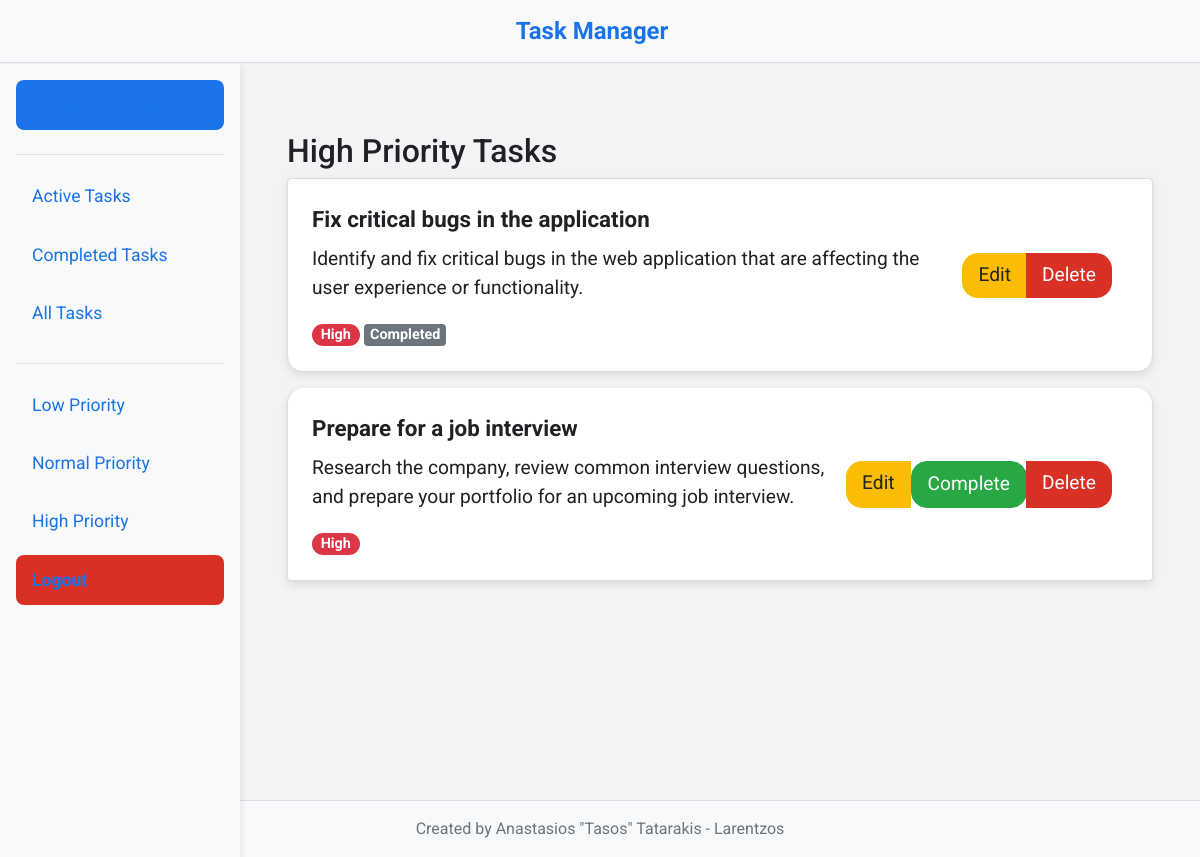
Screenshot of /tasks/priority/High (signed in) with the database file from the repository.
### models/task.py (models this page shows, shortened)
class Task(db.Model):
    id = db.Column(db.Integer, primary_key=True)
    title = db.Column(db.String(100), nullable=False)
    description = db.Column(db.Text, nullable=False)
    priority = db.Column(db.String(10), nullable=False)
    user_id = db.Column(db.Integer, db.ForeignKey('user.id'), nullable=False)
    completed = db.Column(db.Boolean, default=False, nullable=False)
    owner = db.relationship('User', backref=db.backref('tasks', lazy=True))

### routes/task_routes.py (the view)
@task_routes.route('/tasks/priority/<priority>')
@login_required
def priority_tasks(priority):
    tasks = Task.query.filter_by(user_id=current_user.id, priority=priority).all()
    return render_template('tasks.html', tasks=tasks, title=f"{priority.capitalize()} Priority Tasks")

### app.py (called while the page is built)
@login_manager.user_loader
def load_user(user_id):
    return User.query.get(int(user_id))

### templates/tasks.html
{% extends "base.html" %} {% block content %}
<div class="container-fluid">
  <h2 class="mt-4">{{ title }}</h2>
  {% if title == "All Tasks" %}
  <h3 class="mt-4">Active Tasks</h3>
  <div class="list-group mb-4">
    {% for task in active_tasks %}
    <div
      class="list-group-item d-flex justify-content-between align-items-center"
    >
      <div>
        <strong>{{ task.title }}</strong>
        <p>{{ task.description }}</p>
        <small
          class="badge badge-pill {% if task.priority == 'Low' %}badge-success {% elif task.priority == 'Normal' %}badge-warning {% else %}badge-danger{% endif %}"
        >
          {{ task.priority }}
        </small>
      </div>
      <div class="btn-group" role="group">
        <a
          href="{{ url_for('task.update_task', task_id=task.id) }}"
          class="btn btn-warning"
          >Edit</a
        >
        <form
          method="POST"
          action="{{ url_for('task.complete_task', task_id=task.id) }}"
        >
          <button type="submit" class="btn btn-success">Complete</button>
        </form>
        <a
          href="{{ url_for('task.delete_task', task_id=task.id) }}"
          class="btn btn-danger"
          >Delete</a
        >
      </div>
    </div>
    {% endfor %}
  </div>
  <h3 class="mt-4">Completed Tasks</h3>
  <div class="list-group">
    {% for task in completed_tasks %}
    <div
      class="list-group-item d-flex justify-content-between align-items-center"
    >
      <div>
        <strong>{{ task.title }}</strong>
        <p>{{ task.description }}</p>
        <small
          class="badge badge-pill {% if task.priority == 'Low' %}badge-success {% elif task.priority == 'Normal' %}badge-warning {% else %}badge-danger{% endif %}"
        >
          {{ task.priority }}
        </small>
        <span class="badge badge-secondary">Completed</span>
      </div>
      <div class="btn-group" role="group">
        <a
          href="{{ url_for('task.update_task', task_id=task.id) }}"
          class="btn btn-warning"
          >Edit</a
        >
        <a
          href="{{ url_for('task.delete_task', task_id=task.id) }}"
          class="btn btn-danger"
          >Delete</a
        >
      </div>
    </div>
    {% endfor %}
  </div>
  {% else %}
  <div class="list-group">
    {% for task in tasks %}
    <div
      class="list-group-item d-flex justify-content-between align-items-center"
    >
      <div>
        <strong>{{ task.title }}</strong>
        <p>{{ task.description }}</p>
        <small
          class="badge badge-pill {% if task.priority == 'Low' %}badge-success {% elif task.priority == 'Normal' %}badge-warning {% else %}badge-danger{% endif %}"
        >
          {{ task.priority }}
        </small>
        {% if task.completed %}
        <span class="badge badge-secondary">Completed</span>
        {% endif %}
      </div>
      <div class="btn-group" role="group">
        <a
          href="{{ url_for('task.update_task', task_id=task.id) }}"
          class="btn btn-warning"
          >Edit</a
        >
        {% if not task.completed %}
        <form
          method="POST"
          action="{{ url_for('task.complete_task', task_id=task.id) }}"
        >
          <button type="submit" class="btn btn-success">Complete</button>
        </form>
        {% endif %}
        <a
          href="{{ url_for('task.delete_task', task_id=task.id) }}"
          class="btn btn-danger"
          >Delete</a
        >
      </div>
    </div>
    {% endfor %}
  </div>
  {% endif %}
</div>
{% endblock %}

### static/CSS/sidebar.css (style rules this page uses)
body { font-family: "Roboto", sans-serif; color: #202124; margin: 0; padding: 0; display: flex; flex-direction: column; min-height: 100vh; background-color: #f1f3f4; }
.container-fluid { padding-top: 1rem; }
.btn { font-size: 1.2rem; padding: 0.5rem 1rem; border-radius: 1rem; transition: background-color 0.3s ease; }
.btn-warning { background-color: #fbbc04; border: none; }
.btn-danger { background-color: #d93025; border: none; }
.list-group-item { font-size: 1.2rem; padding: 1.5rem; margin-bottom: 1rem; border-radius: 1rem; border: 0.1rem solid #dadce0; background-color: #fff; box-shadow: 0 0.2rem 0.5rem rgba(0, 0, 0, 0.1); }
.list-group-item strong { display: block; font-size: 1.4rem; margin-bottom: 0.5rem; }
.d-flex > div { margin-right: 1rem; }

### static/CSS/main_content.css (style rules this page uses)
body { background-color: #f1f3f4; font-family: "Roboto", sans-serif; color: #202124; margin: 0; padding: 0; display: flex; flex-direction: column; min-height: 100vh; }
.container-fluid { padding-top: 1rem; flex: 1; }
.btn { font-size: 1.2rem; padding: 0.5rem 1rem; border-radius: 1rem; transition: background-color 0.3s ease; }
.btn-warning { background-color: #fbbc04; border: none; }
.btn-danger { background-color: #d93025; border: none; }
.list-group-item { font-size: 1.2rem; padding: 1.5rem; margin-bottom: 1rem; border-radius: 1rem; border: 1px solid #dadce0; background-color: #fff; }
.list-group-item strong { display: block; font-size: 1.4rem; margin-bottom: 0.5rem; }
.d-flex > div { margin-right: 1rem; }

### rows the page displays
Task: title "Fix critical bugs in the application", description "Identify and fix critical bugs in the web application that are affecting the user experience or functionality.", priority "High", completed "Completed"
Task: title "Prepare for a job interview", description "Research the company, review common interview questions, and prepare your portfolio for an upcoming job interview.", priority "High"

### other values shown
{{ title }} "High Priority Tasks"
